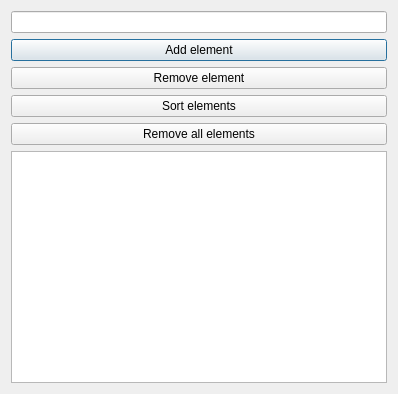
<?xml version="1.0" encoding="UTF-8"?>
<ui version="4.0">
 <class>GraphQueue</class>
 <widget class="QDialog" name="GraphQueue">
  <property name="geometry">
   <rect>
    <x>0</x>
    <y>0</y>
    <width>398</width>
    <height>394</height>
   </rect>
  </property>
  <property name="windowTitle">
   <string>Queue</string>
  </property>
  <layout class="QVBoxLayout" name="verticalLayout">
   <item>
    <widget class="QLineEdit" name="lineEdit">
     <property name="text">
      <string/>
     </property>
    </widget>
   </item>
   <item>
    <widget class="QPushButton" name="pushButton">
     <property name="text">
      <string>Add element</string>
     </property>
    </widget>
   </item>
   <item>
    <widget class="QPushButton" name="pushButton_2">
     <property name="text">
      <string>Remove element</string>
     </property>
    </widget>
   </item>
   <item>
    <widget class="QPushButton" name="pushButton_4">
     <property name="text">
      <string>Sort elements</string>
     </property>
    </widget>
   </item>
   <item>
    <widget class="QPushButton" name="pushButton_3">
     <property name="text">
      <string>Remove all elements</string>
     </property>
    </widget>
   </item>
   <item>
    <widget class="QTextEdit" name="textEdit">
     <property name="readOnly">
      <bool>true</bool>
     </property>
    </widget>
   </item>
  </layout>
 </widget>
 <resources/>
 <connections/>
</ui>
